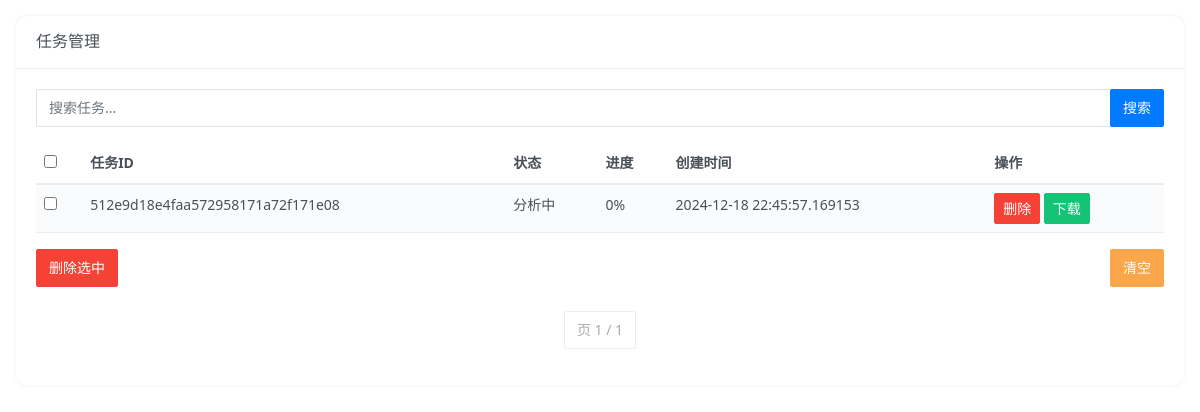
Before: /admin/task/Task_Management (signed in) with the older database file.
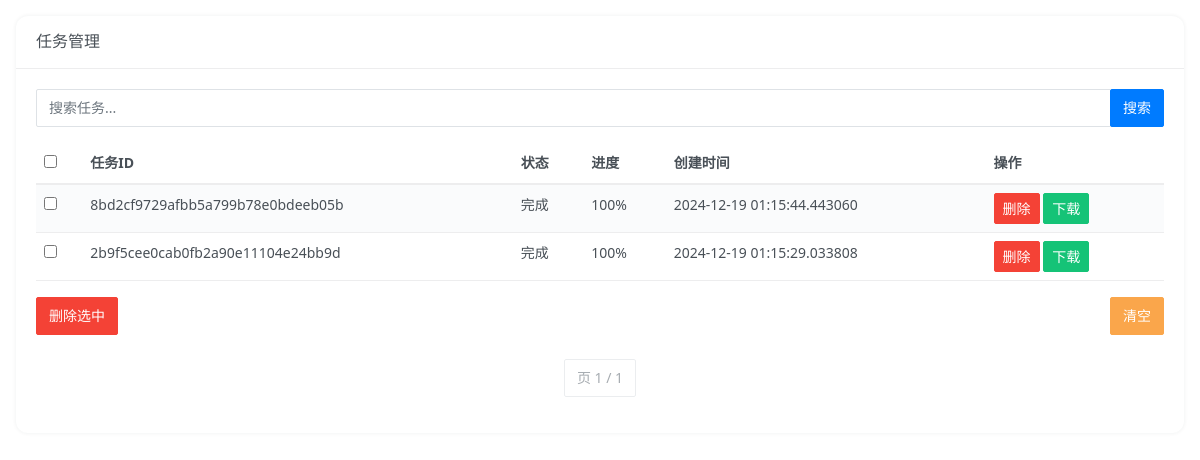
After: the same page with the newer database file.
### tables this page shows
CREATE TABLE "tasks" (
  "id" INTEGER NOT NULL PRIMARY KEY AUTOINCREMENT,
  "task_id" TEXT NOT NULL,
  "status" TEXT,
  "progress" INTEGER,
  "timestamp" DATETIME,
  "results" TEXT,
  UNIQUE ("task_id" ASC)
);

### web/server.py (the view)
@app.route('/admin/task/Task_Management', methods=['GET', 'POST'])
def admin_task_Management():
    token = request.cookies.get('auth_token')
    user_data = verify_token(token)
    if not user_data:
        return redirect(url_for('admin_login'))
    page = int(request.args.get('page', 1))
    search = request.args.get('search', '')
    conn = get_db()
    conn.row_factory = sqlite3.Row
    cursor = conn.cursor()
    cursor.execute('SELECT COUNT(*) FROM tasks WHERE task_id LIKE ?', ('%' + search + '%',))
    total_tasks = cursor.fetchone()[0]
    per_page = 20
    total_pages = (total_tasks + per_page - 1) // per_page
    offset = (page - 1) * per_page
    cursor.execute('''
        SELECT * FROM tasks
        WHERE task_id LIKE ?
        ORDER BY id DESC
        LIMIT ? OFFSET ?
    ''', ('%' + search + '%', per_page, offset))
    tasks = cursor.fetchall()
    return render_template('admin/task/Task_Management.html',
                           tasks=tasks,
                           current_page=page,
                           total_pages=total_pages)

### web/server.py (called while the page is built)
def verify_token(token):
    try:
        payload = jwt.decode(token, current_app.config['SECRET_KEY'], algorithms=['HS256'])
        return payload  # 返回payload信息
    except jwt.ExpiredSignatureError:
        return None  # Token过期
    except jwt.InvalidTokenError:
        return None  # Token无效

def get_db():
    conn = sqlite3.connect('tasks.db')
    conn.row_factory = sqlite3.Row  # Allows for column access by name
    return conn

### web/templates/admin/task/Task_Management.html (shortened to what this page needs)
<!DOCTYPE html>
<html lang="zh">
	<head>
		<link rel="stylesheet" type="text/css"
			href="{{ url_for('static', filename='css/materialdesignicons.min.css') }}">
		<link rel="stylesheet" type="text/css" href="{{ url_for('static', filename='css/bootstrap.min.css') }}">
		<link rel="stylesheet" type="text/css" href="{{ url_for('static', filename='css/style.min.css') }}">
	</head>
	<body>
		<div class="container-fluid">
			<div class="row">
				<div class="col-lg-12">
					<div class="card">
						<header class="card-header">
							<div class="card-title">任务管理</div>
						</header>
						<div class="card-body">
							<form method="get" class="mb-3">
								<div class="input-group">
									<input type="text" class="form-control" placeholder="搜索任务..." name="search"
										value="{{ request.args.get('search', '') }}">
									<div class="input-group-append">
										<button class="btn btn-primary" type="submit">搜索</button>
									</div>
								</div>
							</form>
							<form id="task-form" method="post">
								<div class="table-responsive">
									<table class="table table-striped">
										<thead>
											<tr>
												<th><input type="checkbox" id="select-all"></th>
												<th>任务ID</th>
												<th>状态</th>
												<th>进度</th>
												<th>创建时间</th>
												<th>操作</th>
											</tr>
										</thead>
										<tbody>
											{% for task in tasks %}
											<tr>
												<td><input type="checkbox" name="selected_ids" value="{{ task.id }}">
												</td>
												<td>{{ task.task_id }}</td>
												<td>{{ task.status }}</td>
												<td>{{ task.progress }}%</td>
												<td>{{ task.timestamp }}</td>
												<td>
													<button class="btn btn-danger btn-sm delete-task"
														data-task-id="{{ task.id }}">删除</button>
													<a href="{{ url_for('admin_task_download', task_id=task.task_id) }}"
														class="btn btn-success btn-sm">下载</a>
												</td>
											</tr>
											{% endfor %}
										</tbody>
									</table>
								</div>
								<div class="d-flex justify-content-between">
									<button type="button" class="btn btn-danger" id="delete-selected">删除选中</button>
									<button type="button" class="btn btn-warning" id="clear-all">清空</button>
								</div>
							</form>
							<nav aria-label="Page navigation">
								<ul class="pagination justify-content-center mt-4">
									<li class="page-item disabled"><span class="page-link">页 {{ current_page }} /
											{{ total_pages }}</span></li>
								</ul>
							</nav>
						</div>
					</div>
				</div>
			</div>
		</div>
	</body>
</html>

Changed rows visible on the page:
removed tasks: task_id "512e9d18e4faa572958171a72f171e08", status "分析中", progress "0", timestamp "2024-12-18 22:45:57.169153"
added tasks: task_id "8bd2cf9729afbb5a799b78e0bdeeb05b", status "完成", progress "100", timestamp "2024-12-19 01:15:44.443060"
added tasks: task_id "2b9f5cee0cab0fb2a90e11104e24bb9d", status "完成", progress "100", timestamp "2024-12-19 01:15:29.033808"
